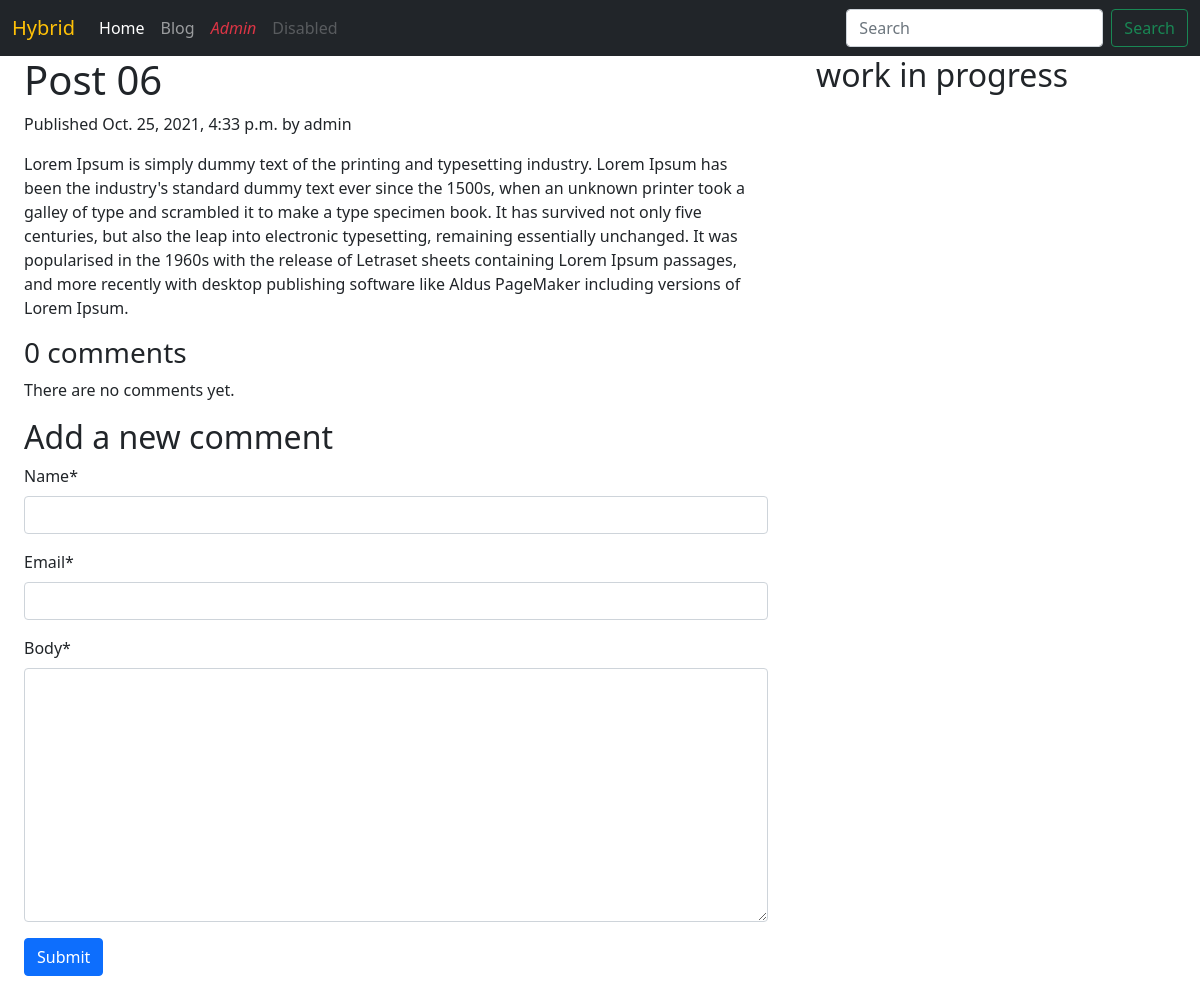
The page /blog/2021/10/25/post-6/ on the database as committed earlier.
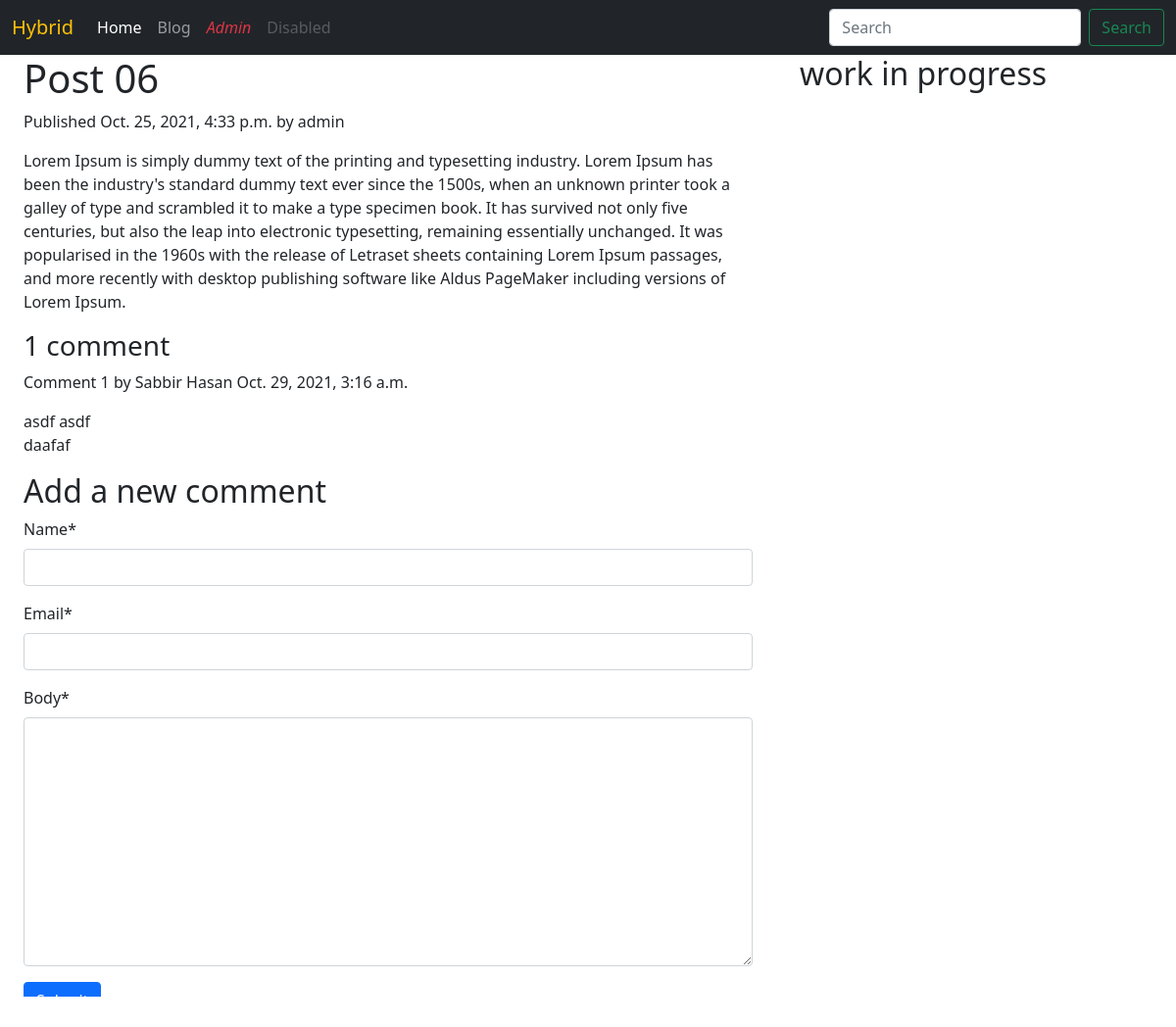
The same page on the database as committed later.
### blog/models.py (models this page shows, shortened)
class Post(models.Model):
    STATUS_CHOICES = (
        ('draft', 'Draft'),
        ('published', 'Published'),
    )
    title = models.CharField(max_length=250)
    slug = models.SlugField(max_length=250, unique_for_date='publish')
    author = models.ForeignKey(
        User, on_delete=models.CASCADE, related_name='blog_posts')
    body = models.TextField()
    publish = models.DateTimeField(default=timezone.now)
    created = models.DateTimeField(auto_now_add=True)
    updated = models.DateTimeField(auto_now=True)
    status = models.CharField(
        max_length=10, choices=STATUS_CHOICES, default='draft')
    objects = models.Manager()  # The default manager
    published = PublishedManager()  # our custom manager
    tags = TaggableManager()
    class Meta:
        ordering = ('-publish', )
        verbose_name_plural = 'Post'

class Comment(models.Model):
    post = models.ForeignKey(
        Post, on_delete=models.CASCADE, related_name='comments')
    name = models.CharField(max_length=80)
    email = models.EmailField()
    body = models.TextField()
    created = models.DateTimeField(auto_now_add=True)
    updated = models.DateTimeField(auto_now=True)
    active = models.BooleanField(default=True)
    class Meta:
        ordering = ('created',)

### blog/views.py (the view)
def post_detail(request, year, month, day, post):
    post = get_object_or_404(Post, slug=post, status='published',
                             publish__year=year, publish__month=month, publish__day=day)
    comments = post.comments.filter(active=True)
    new_comment = None
    if request.method == 'POST':
        comment_form = CommentForm(data=request.POST)
        if comment_form.is_valid():
            new_comment = comment_form.save(commit=False)
            new_comment.post = post
            new_comment.save()
    else:
        comment_form = CommentForm()
    return render(request, 'blog/post/detail.html', {
        'post': post,
        'comments': comments,
        'new_comment': new_comment,
        'comment_form': comment_form
    })

### blog/forms.py
class CommentForm(forms.ModelForm):
    class Meta():
        model = Comment
        fields = ('name', 'email', 'body')

### templates/blog/post/detail.html (shortened to what this page needs)
{% extends "base/base.html" %}
{% load crispy_forms_tags %}
{% block content %}
<div class="container">
    <h1>{{ post.title }}</h1>
    <p class="date">
        Published {{ post.publish }} by {{ post.author }}
    </p>
    {{ post.body|linebreaks }}
    {% with comments.count as total_comments %}
    <h3>
        {{ total_comments }} comment{{ total_comments|pluralize }}
    </h3>
    {% endwith %}
    {% for comment in comments %}
    <div class="comment">
        <p class="info">
            Comment {{ forloop.counter }} by {{ comment.name }}
            {{ comment.created }}
        </p>
        {{ comment.body|linebreaks }}
    </div>
    {% empty %}
    <p>There are no comments yet.</p>
    {% endfor %}
    {% if new_comment %}
    <h2>Your comment has been added.</h2>
    {% else %}
    <h2>Add a new comment</h2>
    <form method="post">
        {{ comment_form | crispy }}
        <button type="submit" class="btn btn-primary mb-2">Submit</button>
    </form>
    {% endif %}
</div>
{% endblock %}
{% block sidebar %}
<h2>work in progress</h2>
{% endblock %}

### templates/base/base.html (shortened to what this page needs)
<!doctype html>
<html lang="en">
<head>
    {% load static %}
    <link rel="stylesheet" href="{% static 'css/base/bootstrap.min.css' %}">
</head>
<body>
    {% include 'base/navbar.html' %}
    <div class="container-fluid-md">
        <div class="row">
            <div class="col-md-8">
                {% block content %}
                {% endblock %}
            </div>
            <div class="col-md-4">
                {% block sidebar %}
                {% endblock %}
            </div>
        </div>
    </div>
</body>
</html>

### templates/base/navbar.html (shortened to what this page needs)
<nav class="navbar navbar-expand-lg navbar-dark bg-dark sticky-top navbar-nav-scroll">
    <div class="container-fluid">
        <a class="navbar-brand text-warning mb-0 h1" href="/blog">Hybrid</a>
        <div class="collapse navbar-collapse" id="navbarTogglerDemo02">
            <ul class="navbar-nav me-auto mb-2 mb-lg-0">
                <li class="nav-item">
                    <a class="nav-link active" aria-current="page" href="/">Home</a>
                </li>
                <li class="nav-item">
                    <a class="nav-link" href="/blog">Blog</a>
                </li>
                <li class="nav-item">
                    <a class="nav-link active fst-italic text-danger" href="/admin">Admin</a>
                </li>
                <li class="nav-item">
                    <a class="nav-link disabled" href="#" tabindex="-1" aria-disabled="true">Disabled</a>
                </li>
            </ul>
            <form class="d-flex">
                <input class="form-control me-2" type="search" placeholder="Search" aria-label="Search">
                <button class="btn btn-outline-success" type="submit">Search</button>
            </form>
        </div>
    </div>
</nav>

Rows that differ between the two databases and show on the page:
added Comment: name "Sabbir Hasan", created "Oct. 29, 2021, 3:16 a.m.", body "asdf asdf daafaf"
Other text that changed with them:
{{ total_comments }}: "0" → "1"
text no longer shown: "There are no comments yet."
